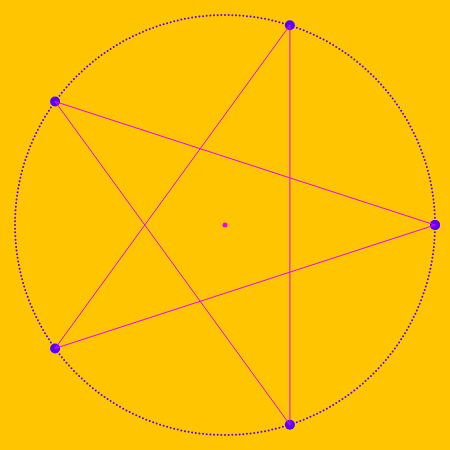
Frame 1 (no input)
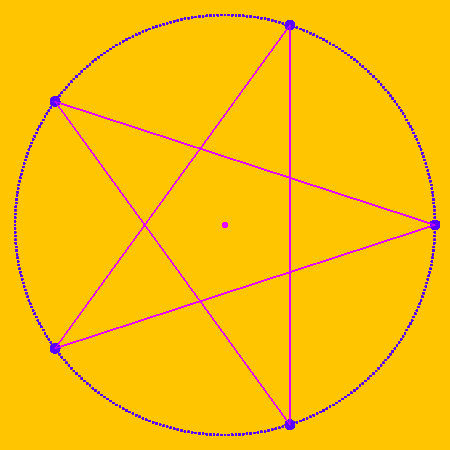
Frame 60 (no input)
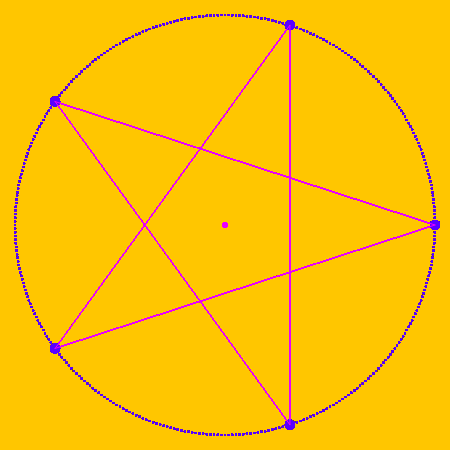
Frame 120 (the mouse pressed at the canvas centre since frame 60)

The p5.js sketch that drew these frames (run headless with seeded random() and noise() and a simulated clock; from frame 60 on, the mouse is pressed at the canvas centre):

// p5.js sketch
// ── sketch.js

let firstSequence=[1,3,5,2,4,1];
let newSequence=[]
let counter=0;
function setup() {
  let canvas = createCanvas(450, 450);
  canvas.position((windowWidth/2) - width/2, (windowHeight/2) - height/2)
  background(255, 198, 0);
  angleMode(DEGREES);
}
function nextSequence(){
  background(255, 198, 0);
  newSequence=[1];
  for (let sequence = 1; sequence <= firstSequence.length; sequence++){
    if(sequence%2!=0)
    newSequence[sequence]= firstSequence[sequence]+1
    else
    newSequence[sequence]= firstSequence[sequence]+2;
  }
  newSequence[newSequence.length-1]=firstSequence[firstSequence.length-4]
  newSequence[newSequence.length]=1; 
  firstSequence=newSequence
}

function starGenerate(){
  counter++;
  if(counter==20)
  alert("Bs kar bhai ab maan bhe jaa ")
  let NthSequence=0;
  NthSequence = document.getElementById('star').value
  for(let i=1;i<=NthSequence;i++){
  nextSequence();
}
}


function draw() {
  translate(width/2, height/2)
  let draw_seq = firstSequence.toString()
  draw_seq = draw_seq.split(',').map((i)=>parseInt(i))
  let ver = drawCircleWithVertices(210, draw_seq.length - 1);
  strokeWeight(5);
  stroke(233, 0, 255)
  point(0,0);
 
  strokeWeight(1);
  for (let point = 0; point < draw_seq.length - 1; point++) {
    line(ver[draw_seq[point] - 1].x, ver[draw_seq[point] - 1].y, ver[draw_seq[point + 1] - 1].x, ver[draw_seq[point + 1] - 1].y)
  }
}


function drawCircleWithVertices(radius, n_vertices){
  let vertices = []
  for (let theta = 0; theta <= 360; theta++) {
    x = radius * cos(theta);
    y = radius * sin(theta);
    
    strokeWeight(2);
    
    if(theta % round(360/n_vertices) == 0){
      vertices.push({x,y});
      stroke(88, 0, 255)
      strokeWeight(10);
    }
    point(x,y);
  }
  return vertices
}

// ── style.css
html, body {
  margin: 0;
  padding: 0;
}

canvas {
  display: block;
  border-radius: 30px;
  margin-top: 25px;
}

.container{
  text-align: center;
}
h1{
  color: rgb(0, 0, 126);
}

.btn{
  height: 40px;
  width: 250px;
  border-radius: 5px;
  background-color:rgb( 233, 0, 255);
  border: 0ch;
  font-weight:bold;
  font-size: 20px;
  color: rgb(0, 0, 126);
}
.btn:hover{
  box-shadow: 5px 5px 16px black;
}
